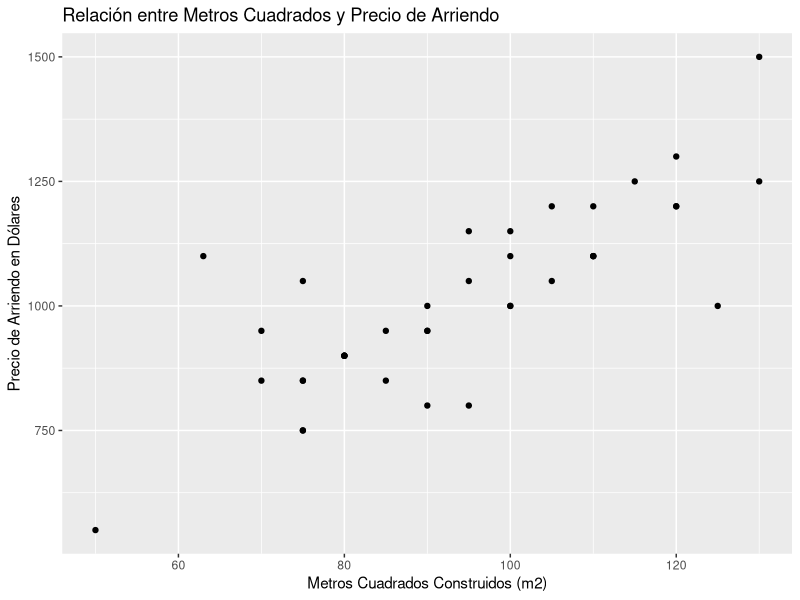
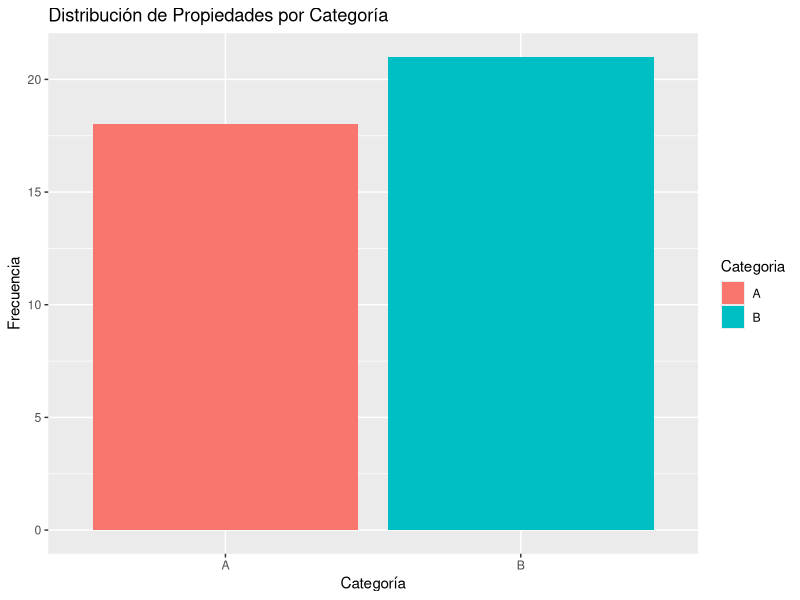
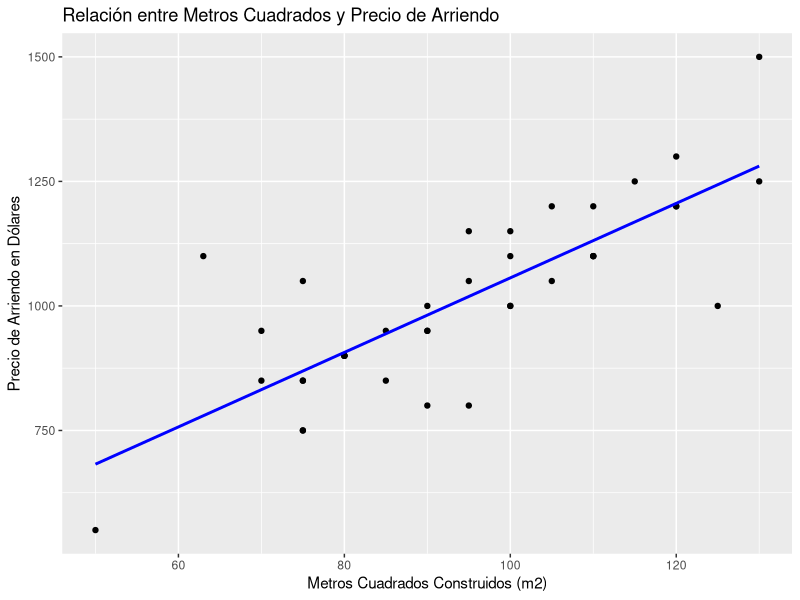
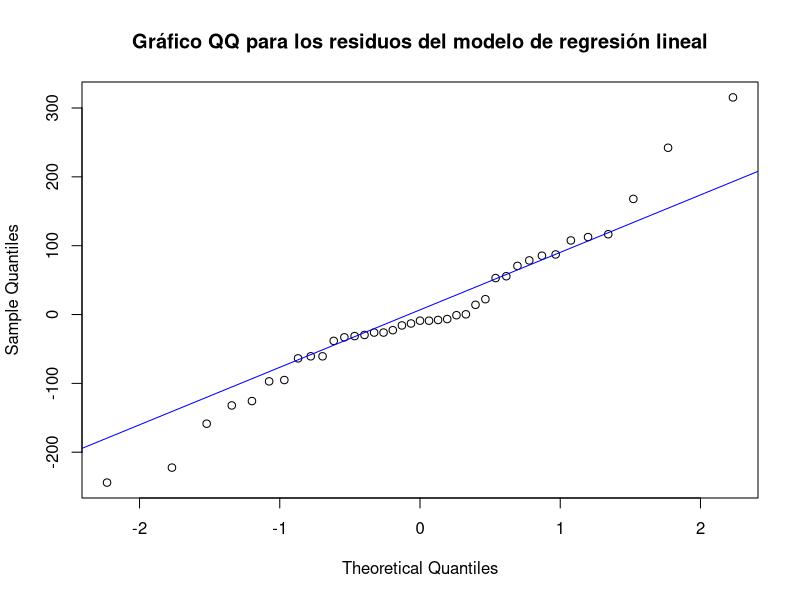
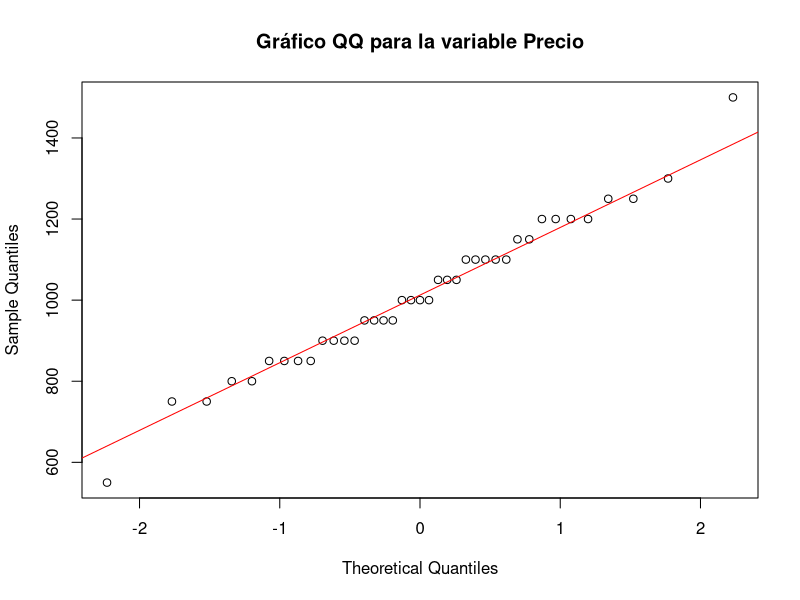
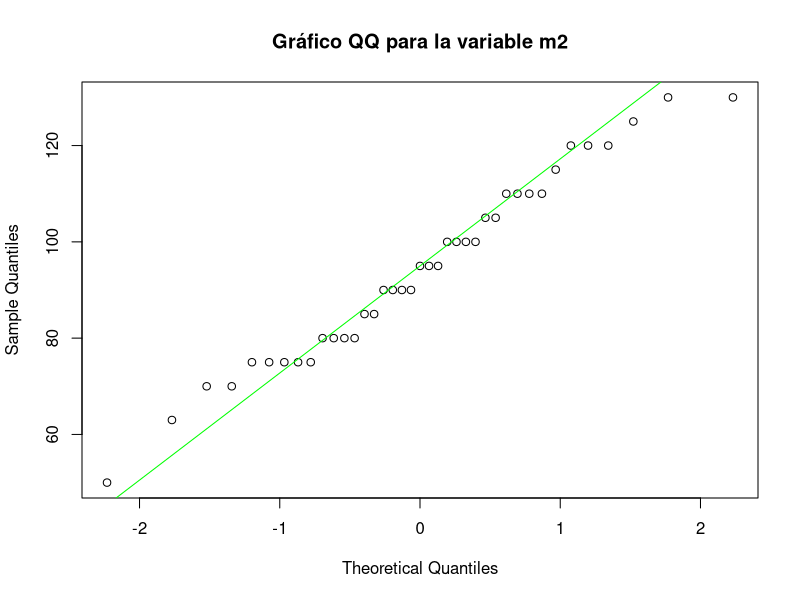

Source code (R) for these figures, in order:
## ---- chunk 1

# Cargar paquete readxl
library(readxl)

# Cargar base de datos
arriendo <- read_excel("arriendo-1.xlsx") #nolint

#view(arriendo)
#head(arriendo)
#nolint
## ---- chunk 2

## Exploracion de la base de datos

# Cargar las bibliotecas necesarias
library(ggplot2)
library(dplyr)

# Visualización de las variables
# Gráfico de dispersión m2 vs. Precio
ggplot(data = arriendo, aes(x = m2, y = Precio)) +
  geom_point() +
  labs(x = "Metros Cuadrados Construidos (m2)", y = "Precio de Arriendo en Dólares") + # nolint
  ggtitle("Relación entre Metros Cuadrados y Precio de Arriendo")

## ---- chunk 3
# Gráfico de barras para la categoría
ggplot(data = arriendo, aes(x = Categoria, fill = Categoria)) +
  geom_bar() +
  labs(x = "Categoría", y = "Frecuencia") +
  ggtitle("Distribución de Propiedades por Categoría")

## ---- chunk 4

# Estadísticas descriptivas
summary(arriendo)

# Correlación entre las variables
correlation_matrix <- cor(arriendo[, c("m2", "Precio", "distancia")])
print(correlation_matrix)

#nolint
## ---- chunk 5

# Crear un modelo de regresión lineal

modelo_regresion <- lm(Precio ~ m2 + distancia + Categoria, data = arriendo)

# Resumen del modelo

summary(modelo_regresion)

#nolint
## ---- chunk 6

# Cargamos la biblioteca ggplot2

library(ggplot2)

# Gráfico de dispersión m2 vs. Precio

scatterplot <- ggplot(data = arriendo, aes(x = m2, y = Precio)) +
  geom_point() +
  labs(x = "Metros Cuadrados Construidos (m2)", y = "Precio de Arriendo en Dólares") + # nolint
  ggtitle("Relación entre Metros Cuadrados y Precio de Arriendo")

# Añadir la línea de regresión

regression_line <- scatterplot + geom_smooth(method = "lm", se = FALSE, color = "blue") # nolint

# Mostrar el gráfico

print(regression_line)

#nolint
## ---- chunk 7

# Instalar el paquete "qqplot"

#install.packages("qqplot")

## ---- chunk 8
# Cargamos la biblioteca qqplot

#library(qqplot)

## ---- chunk 9
# Gráfico QQ para los residuos del modelo de regresión lineal

qqnorm(modelo_regresion$residuals, main = "Gráfico QQ para los residuos del modelo de regresión lineal") # nolint
qqline(modelo_regresion$residuals, col = "blue") # nolint

## ---- chunk 10
# Gráfico QQ para la variable Precio

qqnorm(arriendo$Precio, main = "Gráfico QQ para la variable Precio") # nolint
qqline(arriendo$Precio, col = "red") # nolint

## ---- chunk 11
# Grafico QQ para la variable m2

qqnorm(arriendo$m2, main = "Gráfico QQ para la variable m2") # nolint
qqline(arriendo$m2, col = "green") # nolint
## ---- chunk 12
# Test de Shapiro-Wilk para los residuos del modelo de regresión lineal

shapiro.test(modelo_regresion$residuals)
## ---- chunk 13
# Test de Shapiro-Wilk para la variable Precio

shapiro.test(arriendo$Precio)
## ---- chunk 14
# Test de Shapiro-Wilk para la variable m2

shapiro.test(arriendo$m2)
## ---- chunk 15

# Prueba t de una muestra para la pregunta 8
# H0: u = 970 # nolint
# H1: u =/ 970 # nolint
# Realizamos la prueba t de una muestra

resultado_prueba <- t.test(arriendo$Precio, mu = 970)

print(resultado_prueba)
## ---- chunk 16

# Prueba t de dos muestras para la pregunta 9
# H0: u_A = u_B # nolint
# H1: u_A =/ u_B # nolint

# Realizamos la prueba t de dos muestras

precios_zona_A <- arriendo$Precio[arriendo$Categoria == "A"] # nolint
precios_zona_B <- arriendo$Precio[arriendo$Categoria == "B"] # nolint

resultado_prueba <- t.test(precios_zona_A, precios_zona_B)

print(resultado_prueba)
